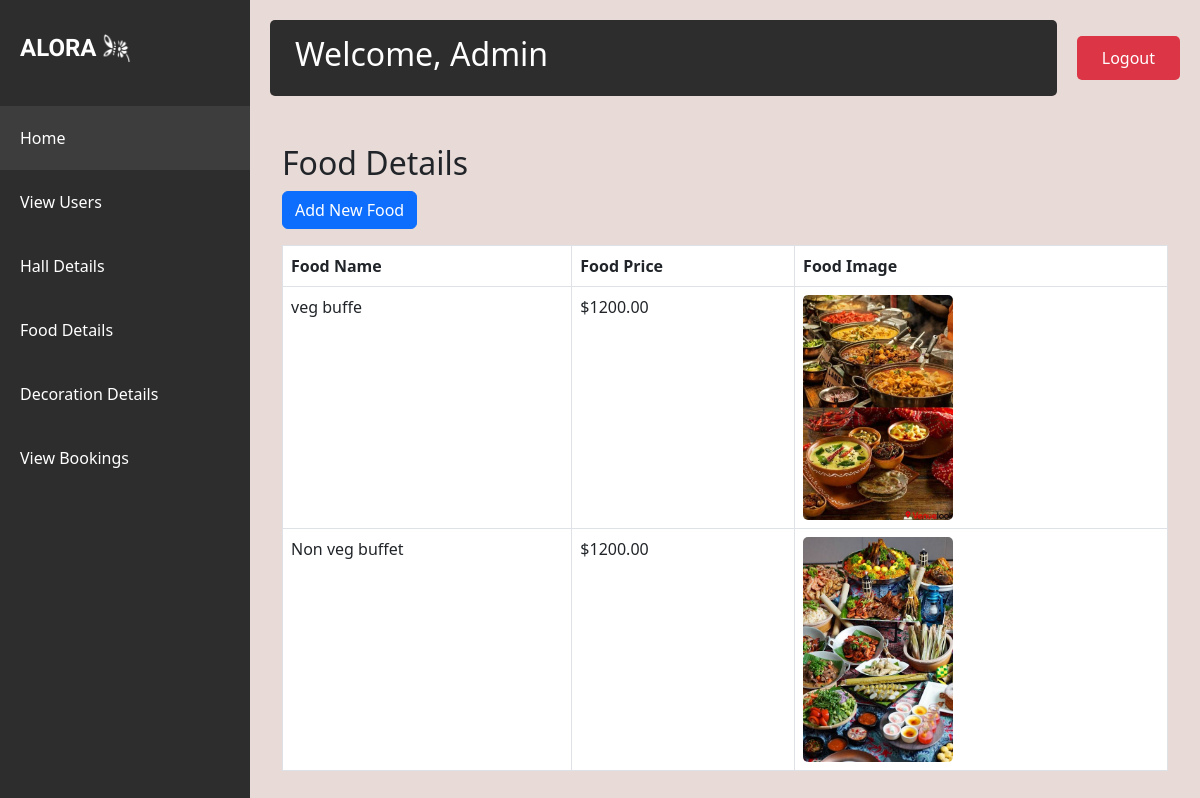
Screenshot of /fooddetails with the database file from the repository.
### app/models.py (models this page shows)
class Food(models.Model):
    food_image=models.FileField(upload_to='images/')
    food_price=models.DecimalField(max_digits=10,decimal_places=2)
    food_name=models.CharField(max_length=100,null=True)

### app/views.py (the view)
# urls.py: path('fooddetails',views.food_details,name='fooddetails'),
def food_details(request):
    data=Food.objects.all()
    return render(request,'food_details.html',{'data':data})

### templates/food_details.html (shortened to what this page needs)
<!DOCTYPE html>
<html lang="en">
<head>
    {% load static %}
    <link href="https://cdn.jsdelivr.net/npm/bootstrap@5.3.0/dist/css/bootstrap.min.css" rel="stylesheet">
</head>
<body>
    <div class="sidebar">
        <div class="logo-container">
            <div class="logo">ALORA</div>
            <img src="{% static 'aloral.png' %}" alt="Light Bulb" class="logo-image">
        </div>
        <nav class="nav flex-column">
            <a class="nav-link active" href="{% url 'admin' %}">Home</a>
            <a class="nav-link" href="{% url 'viewusers' %}">View Users</a>
            <a class="nav-link" href="{% url 'halldetails' %}">Hall Details</a>
            <a class="nav-link" href="{% url 'fooddetails' %}">Food Details</a>
            <a class="nav-link" href="{% url 'decorationdetails' %}">Decoration Details</a>
            <a class="nav-link" href="{% url 'admin_view_booking' %}">View Bookings</a>
        </nav>
    </div>
    <div class="main-content">
        <div class="top-nav">
            <div class="welcome-section">
                <h2>Welcome, Admin</h2>
            </div>
            <a href="{% url 'logout' %}" class="logout-btn">Logout</a>
        </div>
        <div class="container mt-5">
            <h2>Food Details</h2>
            <a href="{% url 'addfood' %}" class="btn btn-primary mb-3">Add New Food</a>
            <table class="table table-bordered">
                <thead>
                    <tr>
                        <th>Food Name</th>
                        <th>Food Price</th>
                        <th>Food Image</th>
                    </tr>
                </thead>
                <tbody>
                    {% for x in data %}
                    <tr>
                        <td>{{ x.food_name }}</td>
                        <td>${{ x.food_price }}</td>
                        <td><img src="{{ x.food_image.url }}" alt="{{ x.food_name }}" class="food-image"></td>
                    </tr>
                    {% endfor %}
                </tbody>
            </table>
        </div>
    </div>
</body>
</html>

### templates/food_details.html (style rules this page uses)
body { background-color: #e8dad6; min-height: 100vh; }
.sidebar { background-color: #2d2d2d; color: white; min-height: 100vh; padding-top: 20px; position: fixed; width: 250px; transition: all 0.3s; }
.logo-container { display: flex; align-items: center; justify-content: flex-start; padding: 10px 20px; margin-bottom: 30px; }
.logo { font-family: 'Irish Grover'; font-size: 24px; font-weight: bold; }
.logo-image { width: 30px; height: 30px; margin-left: 5px; }
.nav-link { color: #ffffff; padding: 20px 20px; transition: all 0.3s; font-size: 16px; }
.nav-link.active { background-color: #3d3d3d; }
.main-content { margin-left: 250px; padding: 20px; transition: all 0.3s; }
.top-nav { display: flex; justify-content: space-between; align-items: center; margin-bottom: 30px; }
.welcome-section { background-color: #2d2d2d; color: white; padding: 15px 25px; border-radius: 5px; flex-grow: 1; margin-right: 20px; }
.logout-btn { background-color: #dc3545; color: white; border: none; padding: 10px 25px; border-radius: 5px; text-decoration: none; transition: background-color 0.3s; }
.food-image { width: 150px; height: auto; border-radius: 5px; }

### rows the page displays
Food: food_name "veg buffe", food_price "1200.00", food_image (picture)
Food: food_name "Non veg buffet", food_price "1200.00", food_image (picture)
